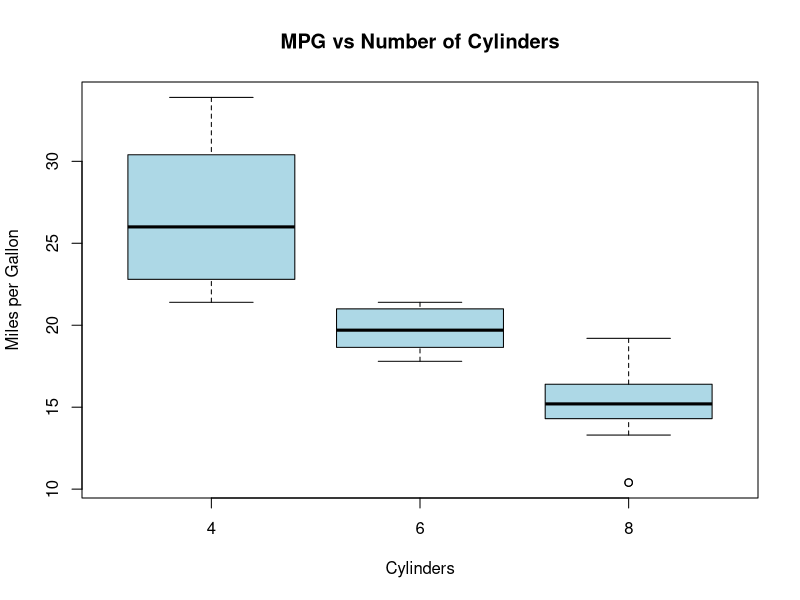

The R script that drew this image:
data(mtcars)

boxplot(mpg ~ factor(cyl), data = mtcars,
        main = "MPG vs Number of Cylinders",
        xlab = "Cylinders",
        ylab = "Miles per Gallon",
        col = "lightblue")
